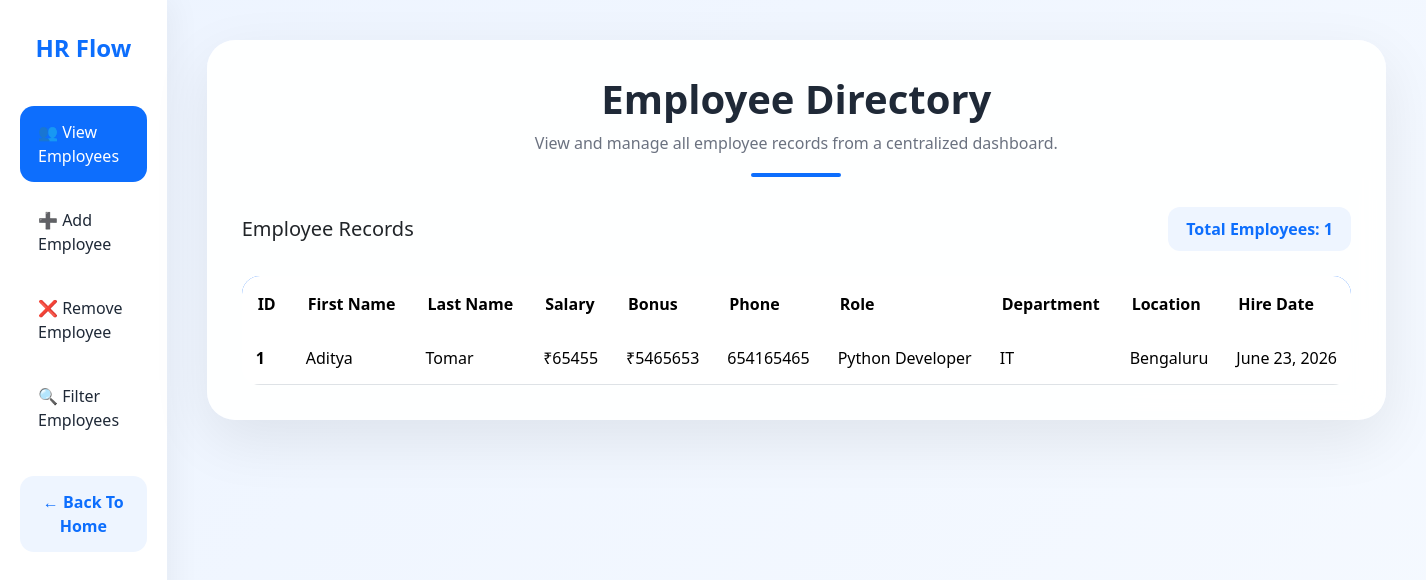
The app's page /all_emp with its own data.
### emp_app/models.py (models this page shows, shortened)
class Employee(models.Model):
    first_name = models.CharField(max_length=100, null=False)
    last_name = models.CharField(max_length=100)
    dept = models.ForeignKey(Department, on_delete=models.CASCADE)
    salary = models.IntegerField(default=0)
    bonus = models.IntegerField(default=0)
    role = models.ForeignKey(Role, on_delete=models.CASCADE)
    phone = models.IntegerField(default=0)
    hire_date = models.DateField()
    def __str__(self):
        return "%s %s %s %s" %(self.first_name, self.last_name,self.phone, self.dept)

class Role(models.Model):
    name = models.CharField(max_length=100, null=False)

class Department(models.Model):
    name = models.CharField(max_length=100, null=False)
    location = models.CharField(max_length=100)
    def __str__(self): # To make it appear in admin panel
        return self.name

### emp_app/views.py (the view)
# urls.py: path('all_emp', views.all_emp, name='all_emp'),
def all_emp(request):
    emps = Employee.objects.all() # Getting all details from object
    context = { # Must be in JSON format
        'emps' : emps
    }
    print(context)
    return render(request, 'view_all_emp.html', context) # Passing to html page

### emp_app/templates/view_all_emp.html (shortened to what this page needs)
<!DOCTYPE html>
<html lang="en">
<head>
<link rel="stylesheet"
href="https://cdn.jsdelivr.net/npm/bootstrap@5.3.8/dist/css/bootstrap.min.css">
</head>
<body>
<div class="wrapper">
    <aside class="sidebar">
        <div class="brand">
            HR Flow
        </div>
        <a href="/all_emp"
           class="nav-link-custom active">
            👥 View Employees
        </a>
        <a href="/add_emp"
           class="nav-link-custom">
            ➕ Add Employee
        </a>
        <a href="/remove_emp"
           class="nav-link-custom">
            ❌ Remove Employee
        </a>
        <a href="/filter_emp"
           class="nav-link-custom">
            🔍 Filter Employees
        </a>
        <a href="/" class="home-btn">
            ← Back To Home
        </a>
    </aside>
    <main class="content">
        <div class="main-card">
            <div class="header-section">
                <h1>Employee Directory</h1>
                <p>
                    View and manage all employee records from a centralized dashboard.
                </p>
                <div class="divider"></div>
            </div>
            <div class="record-count">
                <h5 class="mb-0">
                    Employee Records
                </h5>
                <span class="badge-custom">
                    Total Employees: {{ emps|length }}
                </span>
            </div>
            <div class="table-wrapper">
                <table class="table custom-table">
                    <thead>
                        <tr>
                            <th>ID</th>
                            <th>First Name</th>
                            <th>Last Name</th>
                            <th>Salary</th>
                            <th>Bonus</th>
                            <th>Phone</th>
                            <th>Role</th>
                            <th>Department</th>
                            <th>Location</th>
                            <th>Hire Date</th>
                        </tr>
                    </thead>
                    <tbody>
                        {% for emp in emps %}
                        <tr>
                            <td class="employee-id">
                                {{ forloop.counter }}
                            </td>
                            <td>{{ emp.first_name }}</td>
                            <td>{{ emp.last_name }}</td>
                            <td>₹{{ emp.salary }}</td>
                            <td>₹{{ emp.bonus }}</td>
                            <td>{{ emp.phone }}</td>
                            <td>{{ emp.role.name }}</td>
                            <td>{{ emp.dept.name }}</td>
                            <td>{{ emp.dept.location }}</td>
                            <td>{{ emp.hire_date }}</td>
                        </tr>
                        {% endfor %}
                    </tbody>
                </table>
            </div>
        </div>
    </main>
</div>
</body>
</html>

### emp_app/templates/view_all_emp.html (style rules this page uses)
* { margin:0; padding:0; box-sizing:border-box; }
:root { --primary:#0d6efd; --primary-dark:#0b5ed7; --text:#1f2937; --muted:#6b7280; }
body { min-height:100vh; font-family:'Segoe UI',sans-serif; background:linear-gradient( -45deg, #f4f7fc, #e9eef8, #f8fbff, #edf4ff ); background-size:400% 400%; animation:bgMove 12s ease infinite; }
.wrapper { display:flex; min-height:100vh; }
.sidebar { width:260px; background:white; padding:30px 20px; box-shadow:5px 0 30px rgba(0,0,0,.05); animation:slideLeft .8s ease; }
.brand { font-size:1.5rem; font-weight:700; color:var(--primary); text-align:center; margin-bottom:40px; }
.nav-link-custom { display:block; text-decoration:none; color:var(--text); padding:14px 18px; margin-bottom:12px; border-radius:14px; transition:.3s; }
.nav-link-custom.active { background:var(--primary); color:white; }
.home-btn { display:block; text-align:center; margin-top:30px; padding:14px; border-radius:14px; text-decoration:none; background:#eef5ff; color:var(--primary); font-weight:600; transition:.3s; }
.content { flex:1; padding:40px; }
.main-card { background:rgba(255,255,255,0.92); backdrop-filter:blur(15px); border-radius:28px; padding:35px; box-shadow: 0 20px 60px rgba(0,0,0,.08); animation:fadeUp 1s ease; }
.header-section { text-align:center; margin-bottom:30px; }
.header-section h1 { font-size:2.5rem; font-weight:700; color:var(--text); }
.header-section p { color:var(--muted); }
.divider { width:90px; height:4px; background:var(--primary); border-radius:10px; margin:18px auto; animation:float 3s infinite; }
.record-count { display:flex; justify-content:space-between; align-items:center; margin-bottom:25px; flex-wrap:wrap; gap:10px; }
.badge-custom { background:#eef5ff; color:var(--primary); padding:10px 18px; border-radius:12px; font-weight:600; }
.table-wrapper { overflow-x:auto; border-radius:18px; }
.custom-table { min-width:1100px; margin-bottom:0; }
.custom-table thead { background:var(--primary); color:white; }
.custom-table thead th { padding:16px; border:none; white-space:nowrap; }
.custom-table td { padding:14px; vertical-align:middle; white-space:nowrap; }
.custom-table tbody tr { transition:.3s; }
.employee-id { font-weight:700; color:var(--primary); }

### records on screen
Employee: first_name "Aditya", last_name "Tomar", salary "65455", bonus "5465653", phone "654165465", role.name "Python Developer", dept.name "IT", dept.location "Bengaluru", hire_date "June 23, 2026"

### other values on screen
{{ emps|length }} "1"
